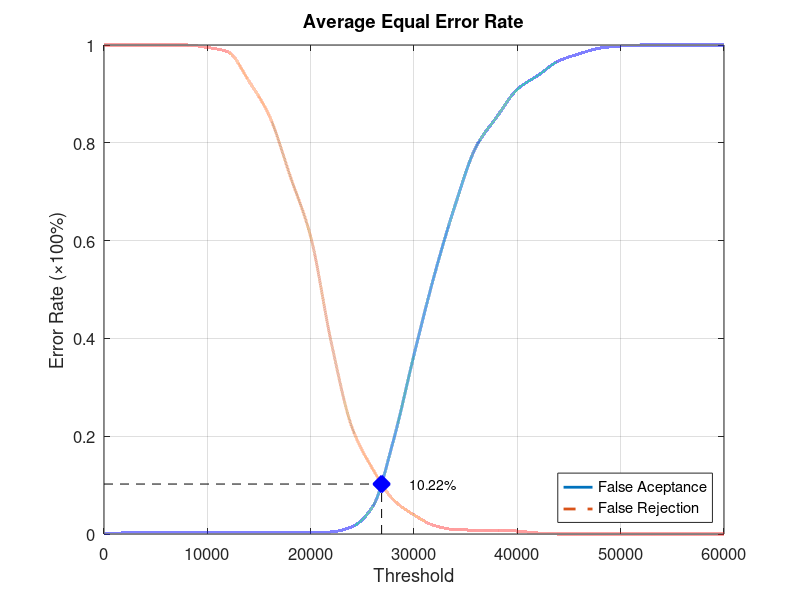
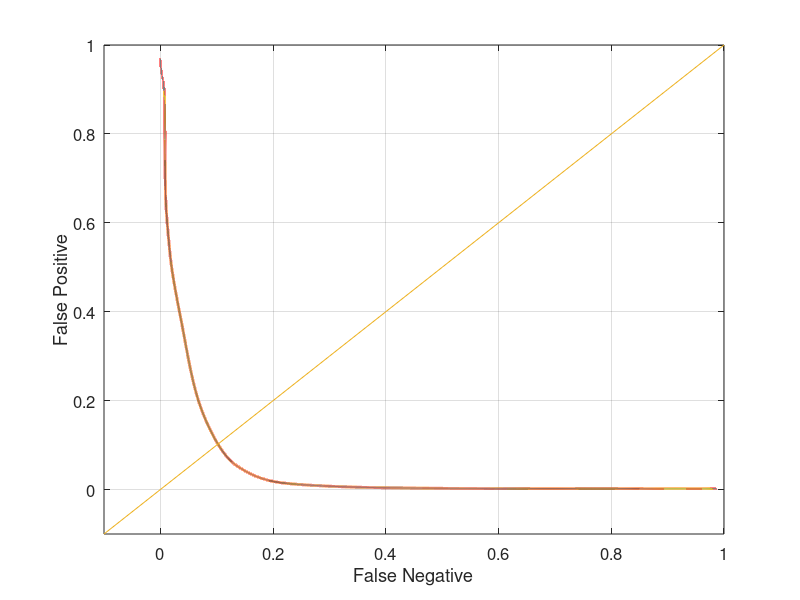

Write the MATLAB code that produced these figures, in order.
function yEER = Database1Average
close all;
clear;
clc;
x = 0:2000:60000;
xq = 0:0.5:60000;

y0 = [0 0.00210526 0.00210526 0.00210526 0.00210526 0.00210526 0.00210526 0.00210526 0.00210526 0.00210526 0.00210526 0.00421053 0.0147368 0.0557895 0.190526 0.366316 0.531579 0.673684 0.791579 0.852632 0.909474 0.937895 0.967368 0.982105 0.993684 0.997895 1 1 1 1 1];
yy0 = interp1(x, y0, xq, 'pchip');
y1 = [1 1 1 1 1 0.995 0.986 0.927 0.855 0.733 0.608 0.391 0.218 0.133 0.07 0.039 0.017 0.009 0.008 0.008 0.006 0.002 0 0 0 0 0 0 0 0 0];
yy1 = interp1(x, y1, xq, 'pchip');

% Calculating EER: 
y2 = abs(y0 - y1);
find(y2 == min(y2))
yy2 = abs(yy0 - yy1);
xEER = find(yy2 == min(yy2));
xEERIndex = xq(xEER) % X-axis EER
yEER = yy0(xEER) % Y-axis EER

main = figure
plot(xq, yy0,'-','LineWidth', 2);	hold on
plot(xq, yy1,'--','LineWidth', 2);	hold on
plot([xEERIndex xEERIndex], [0 yEER], 'k--');	hold on
plot([0 xEERIndex], [yEER yEER], 'k--');	hold on
plot(xEERIndex, yEER, 'bx', 'LineWidth', 10);	hold on
text(xEERIndex + 10 * xEERIndex / 100, yEER, [num2str(round((10000 * yEER)) / 100) '%'])
legend('False Aceptance', 'False Rejection', 'Location', 'SouthEast')
xlabel('Threshold')
ylabel('Error Rate (\times100%)')
title('Average Equal Error Rate')
set(gca, 'FontSize', 12)
axis([0 60000 0 1])
grid on

print(main, 'Database1AverageMain', '-dpng');
FNRxFPR = figure('Color', [1 1 1]);
plot(yy1, yy0, '-', yy1, yy0, 'LineWidth', 2);
hold on
y = -0.1:0.1:1
plot(y, y); 
set(gca, 'FontSize', 12)
xlabel('False Negative')
ylabel('False Positive')
axis([-0.1 1 -0.1 1])
set(gca, 'FontSize', 12)
grid on

print(FNRxFPR, 'Database1AverageFNRxFPR','-dpng');
end
